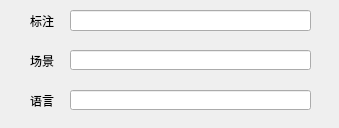
<?xml version="1.0" encoding="UTF-8"?>
<ui version="4.0">
 <class>LabelMark</class>
 <widget class="QWidget" name="LabelMark">
  <property name="geometry">
   <rect>
    <x>0</x>
    <y>0</y>
    <width>339</width>
    <height>128</height>
   </rect>
  </property>
  <property name="windowTitle">
   <string>Form</string>
  </property>
  <widget class="QLineEdit" name="markLine">
   <property name="geometry">
    <rect>
     <x>70</x>
     <y>10</y>
     <width>241</width>
     <height>21</height>
    </rect>
   </property>
   <property name="text">
    <string/>
   </property>
  </widget>
  <widget class="QLineEdit" name="sceneLine">
   <property name="geometry">
    <rect>
     <x>70</x>
     <y>50</y>
     <width>241</width>
     <height>20</height>
    </rect>
   </property>
  </widget>
  <widget class="QLineEdit" name="languageLine">
   <property name="geometry">
    <rect>
     <x>70</x>
     <y>90</y>
     <width>241</width>
     <height>20</height>
    </rect>
   </property>
  </widget>
  <widget class="QLabel" name="label">
   <property name="geometry">
    <rect>
     <x>30</x>
     <y>90</y>
     <width>31</width>
     <height>21</height>
    </rect>
   </property>
   <property name="text">
    <string>语言</string>
   </property>
  </widget>
  <widget class="QLabel" name="label_2">
   <property name="geometry">
    <rect>
     <x>30</x>
     <y>50</y>
     <width>31</width>
     <height>21</height>
    </rect>
   </property>
   <property name="text">
    <string>场景</string>
   </property>
  </widget>
  <widget class="QLabel" name="label_3">
   <property name="geometry">
    <rect>
     <x>30</x>
     <y>10</y>
     <width>31</width>
     <height>21</height>
    </rect>
   </property>
   <property name="text">
    <string>标注</string>
   </property>
  </widget>
 </widget>
 <resources/>
 <connections/>
</ui>
